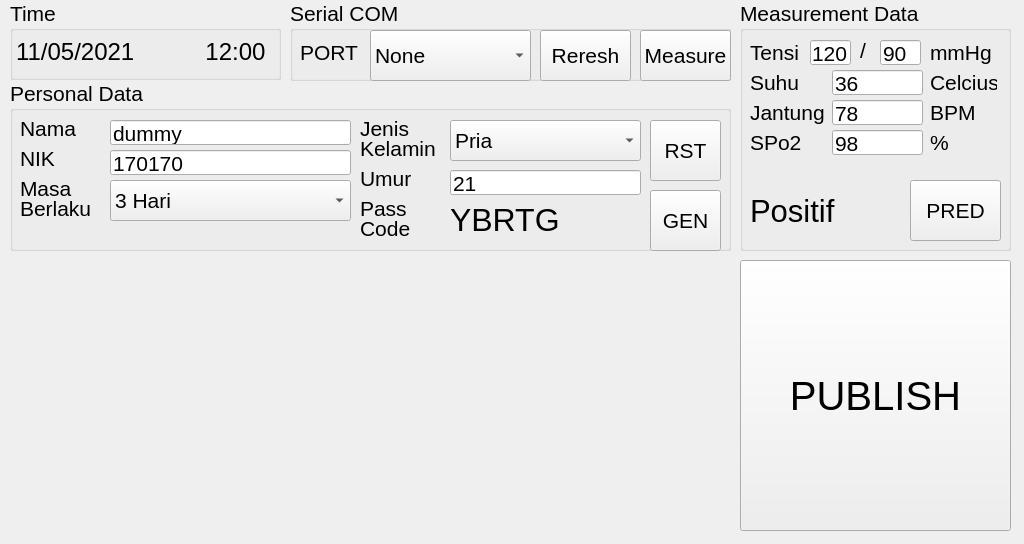
<?xml version="1.0" encoding="UTF-8"?>
<ui version="4.0">
 <class>Form</class>
 <widget class="QWidget" name="Form">
  <property name="geometry">
   <rect>
    <x>0</x>
    <y>0</y>
    <width>1024</width>
    <height>544</height>
   </rect>
  </property>
  <property name="windowTitle">
   <string>Form</string>
  </property>
  <widget class="QGroupBox" name="groupBox">
   <property name="geometry">
    <rect>
     <x>10</x>
     <y>80</y>
     <width>721</width>
     <height>171</height>
    </rect>
   </property>
   <property name="font">
    <font>
     <pointsize>16</pointsize>
    </font>
   </property>
   <property name="title">
    <string>Personal Data</string>
   </property>
   <widget class="QLabel" name="label_5">
    <property name="geometry">
     <rect>
      <x>350</x>
      <y>90</y>
      <width>101</width>
      <height>17</height>
     </rect>
    </property>
    <property name="text">
     <string>Umur</string>
    </property>
   </widget>
   <widget class="QLabel" name="label_2">
    <property name="geometry">
     <rect>
      <x>10</x>
      <y>70</y>
      <width>51</width>
      <height>17</height>
     </rect>
    </property>
    <property name="text">
     <string>NIK</string>
    </property>
   </widget>
   <widget class="QLabel" name="lbl_pw">
    <property name="geometry">
     <rect>
      <x>440</x>
      <y>125</y>
      <width>191</width>
      <height>30</height>
     </rect>
    </property>
    <property name="font">
     <font>
      <pointsize>24</pointsize>
     </font>
    </property>
    <property name="text">
     <string>YBRTG</string>
    </property>
   </widget>
   <widget class="QLabel" name="label_3">
    <property name="geometry">
     <rect>
      <x>350</x>
      <y>40</y>
      <width>101</width>
      <height>17</height>
     </rect>
    </property>
    <property name="text">
     <string>Jenis</string>
    </property>
   </widget>
   <widget class="QLabel" name="label_4">
    <property name="geometry">
     <rect>
      <x>10</x>
      <y>100</y>
      <width>101</width>
      <height>17</height>
     </rect>
    </property>
    <property name="text">
     <string>Masa</string>
    </property>
   </widget>
   <widget class="QLabel" name="label">
    <property name="geometry">
     <rect>
      <x>10</x>
      <y>40</y>
      <width>61</width>
      <height>17</height>
     </rect>
    </property>
    <property name="text">
     <string>Nama</string>
    </property>
   </widget>
   <widget class="QPushButton" name="btn_generate">
    <property name="geometry">
     <rect>
      <x>640</x>
      <y>110</y>
      <width>71</width>
      <height>61</height>
     </rect>
    </property>
    <property name="text">
     <string>GEN</string>
    </property>
   </widget>
   <widget class="QLineEdit" name="in_nama">
    <property name="geometry">
     <rect>
      <x>100</x>
      <y>40</y>
      <width>241</width>
      <height>25</height>
     </rect>
    </property>
    <property name="text">
     <string>dummy</string>
    </property>
   </widget>
   <widget class="QLineEdit" name="in_nik">
    <property name="geometry">
     <rect>
      <x>100</x>
      <y>70</y>
      <width>241</width>
      <height>25</height>
     </rect>
    </property>
    <property name="text">
     <string>170170</string>
    </property>
   </widget>
   <widget class="QLabel" name="label_11">
    <property name="geometry">
     <rect>
      <x>350</x>
      <y>60</y>
      <width>101</width>
      <height>17</height>
     </rect>
    </property>
    <property name="text">
     <string>Kelamin</string>
    </property>
   </widget>
   <widget class="QLabel" name="label_12">
    <property name="geometry">
     <rect>
      <x>10</x>
      <y>120</y>
      <width>101</width>
      <height>17</height>
     </rect>
    </property>
    <property name="text">
     <string>Berlaku</string>
    </property>
   </widget>
   <widget class="QComboBox" name="cb_masaberlaku">
    <property name="geometry">
     <rect>
      <x>100</x>
      <y>100</y>
      <width>241</width>
      <height>41</height>
     </rect>
    </property>
    <property name="currentIndex">
     <number>2</number>
    </property>
    <item>
     <property name="text">
      <string>1 Hari</string>
     </property>
    </item>
    <item>
     <property name="text">
      <string>2 Hari</string>
     </property>
    </item>
    <item>
     <property name="text">
      <string>3 Hari</string>
     </property>
    </item>
    <item>
     <property name="text">
      <string>4 Hari</string>
     </property>
    </item>
    <item>
     <property name="text">
      <string>5 Hari</string>
     </property>
    </item>
    <item>
     <property name="text">
      <string>6 Hari</string>
     </property>
    </item>
    <item>
     <property name="text">
      <string>7 Hari</string>
     </property>
    </item>
   </widget>
   <widget class="QComboBox" name="cb_kelamin">
    <property name="geometry">
     <rect>
      <x>440</x>
      <y>40</y>
      <width>191</width>
      <height>41</height>
     </rect>
    </property>
    <item>
     <property name="text">
      <string>Pria</string>
     </property>
    </item>
    <item>
     <property name="text">
      <string>Wanita</string>
     </property>
    </item>
   </widget>
   <widget class="QLineEdit" name="in_umur">
    <property name="geometry">
     <rect>
      <x>440</x>
      <y>90</y>
      <width>191</width>
      <height>25</height>
     </rect>
    </property>
    <property name="text">
     <string>21</string>
    </property>
   </widget>
   <widget class="QLabel" name="label_13">
    <property name="geometry">
     <rect>
      <x>350</x>
      <y>120</y>
      <width>101</width>
      <height>17</height>
     </rect>
    </property>
    <property name="text">
     <string>Pass</string>
    </property>
   </widget>
   <widget class="QLabel" name="label_14">
    <property name="geometry">
     <rect>
      <x>350</x>
      <y>140</y>
      <width>101</width>
      <height>17</height>
     </rect>
    </property>
    <property name="text">
     <string>Code</string>
    </property>
   </widget>
   <widget class="QPushButton" name="btn_generate_2">
    <property name="geometry">
     <rect>
      <x>640</x>
      <y>40</y>
      <width>71</width>
      <height>61</height>
     </rect>
    </property>
    <property name="text">
     <string>RST</string>
    </property>
   </widget>
  </widget>
  <widget class="QGroupBox" name="groupBox_2">
   <property name="geometry">
    <rect>
     <x>740</x>
     <y>0</y>
     <width>271</width>
     <height>251</height>
    </rect>
   </property>
   <property name="font">
    <font>
     <pointsize>16</pointsize>
    </font>
   </property>
   <property name="title">
    <string>Measurement Data</string>
   </property>
   <widget class="QLabel" name="label_10">
    <property name="geometry">
     <rect>
      <x>120</x>
      <y>40</y>
      <width>16</width>
      <height>20</height>
     </rect>
    </property>
    <property name="text">
     <string>/</string>
    </property>
   </widget>
   <widget class="QLineEdit" name="lbl_dias">
    <property name="geometry">
     <rect>
      <x>140</x>
      <y>40</y>
      <width>41</width>
      <height>25</height>
     </rect>
    </property>
    <property name="text">
     <string>90</string>
    </property>
   </widget>
   <widget class="QLineEdit" name="lbl_sys">
    <property name="geometry">
     <rect>
      <x>70</x>
      <y>40</y>
      <width>41</width>
      <height>25</height>
     </rect>
    </property>
    <property name="text">
     <string>120</string>
    </property>
   </widget>
   <widget class="QLineEdit" name="lbl_suhu">
    <property name="geometry">
     <rect>
      <x>92</x>
      <y>70</y>
      <width>91</width>
      <height>25</height>
     </rect>
    </property>
    <property name="text">
     <string>36</string>
    </property>
   </widget>
   <widget class="QLineEdit" name="lbl_bpm">
    <property name="geometry">
     <rect>
      <x>92</x>
      <y>100</y>
      <width>91</width>
      <height>25</height>
     </rect>
    </property>
    <property name="text">
     <string>78</string>
    </property>
   </widget>
   <widget class="QLineEdit" name="lbl_spo2">
    <property name="geometry">
     <rect>
      <x>92</x>
      <y>130</y>
      <width>91</width>
      <height>25</height>
     </rect>
    </property>
    <property name="text">
     <string>98</string>
    </property>
   </widget>
   <widget class="QLabel" name="label_6">
    <property name="geometry">
     <rect>
      <x>190</x>
      <y>40</y>
      <width>67</width>
      <height>31</height>
     </rect>
    </property>
    <property name="text">
     <string>mmHg</string>
    </property>
    <property name="alignment">
     <set>Qt::AlignLeading|Qt::AlignLeft|Qt::AlignTop</set>
    </property>
   </widget>
   <widget class="QLabel" name="label_15">
    <property name="geometry">
     <rect>
      <x>190</x>
      <y>70</y>
      <width>67</width>
      <height>31</height>
     </rect>
    </property>
    <property name="text">
     <string>Celcius</string>
    </property>
    <property name="alignment">
     <set>Qt::AlignLeading|Qt::AlignLeft|Qt::AlignTop</set>
    </property>
   </widget>
   <widget class="QLabel" name="label_16">
    <property name="geometry">
     <rect>
      <x>190</x>
      <y>100</y>
      <width>67</width>
      <height>31</height>
     </rect>
    </property>
    <property name="text">
     <string>BPM</string>
    </property>
    <property name="alignment">
     <set>Qt::AlignLeading|Qt::AlignLeft|Qt::AlignTop</set>
    </property>
   </widget>
   <widget class="QLabel" name="label_17">
    <property name="geometry">
     <rect>
      <x>190</x>
      <y>130</y>
      <width>67</width>
      <height>31</height>
     </rect>
    </property>
    <property name="text">
     <string>%</string>
    </property>
    <property name="alignment">
     <set>Qt::AlignLeading|Qt::AlignLeft|Qt::AlignTop</set>
    </property>
   </widget>
   <widget class="QLabel" name="label_7">
    <property name="geometry">
     <rect>
      <x>10</x>
      <y>40</y>
      <width>67</width>
      <height>31</height>
     </rect>
    </property>
    <property name="text">
     <string>Tensi</string>
    </property>
    <property name="alignment">
     <set>Qt::AlignLeading|Qt::AlignLeft|Qt::AlignTop</set>
    </property>
   </widget>
   <widget class="QLabel" name="label_18">
    <property name="geometry">
     <rect>
      <x>10</x>
      <y>70</y>
      <width>67</width>
      <height>31</height>
     </rect>
    </property>
    <property name="text">
     <string>Suhu</string>
    </property>
    <property name="alignment">
     <set>Qt::AlignLeading|Qt::AlignLeft|Qt::AlignTop</set>
    </property>
   </widget>
   <widget class="QLabel" name="label_19">
    <property name="geometry">
     <rect>
      <x>10</x>
      <y>100</y>
      <width>81</width>
      <height>31</height>
     </rect>
    </property>
    <property name="text">
     <string>Jantung</string>
    </property>
    <property name="alignment">
     <set>Qt::AlignLeading|Qt::AlignLeft|Qt::AlignTop</set>
    </property>
   </widget>
   <widget class="QLabel" name="label_20">
    <property name="geometry">
     <rect>
      <x>10</x>
      <y>130</y>
      <width>67</width>
      <height>31</height>
     </rect>
    </property>
    <property name="text">
     <string>SPo2</string>
    </property>
    <property name="alignment">
     <set>Qt::AlignLeading|Qt::AlignLeft|Qt::AlignTop</set>
    </property>
   </widget>
   <widget class="QLabel" name="lbl_kategori">
    <property name="geometry">
     <rect>
      <x>10</x>
      <y>190</y>
      <width>121</width>
      <height>41</height>
     </rect>
    </property>
    <property name="font">
     <font>
      <pointsize>23</pointsize>
     </font>
    </property>
    <property name="text">
     <string>Positif</string>
    </property>
   </widget>
   <widget class="QPushButton" name="btn_predict">
    <property name="geometry">
     <rect>
      <x>170</x>
      <y>180</y>
      <width>91</width>
      <height>61</height>
     </rect>
    </property>
    <property name="text">
     <string>PRED</string>
    </property>
   </widget>
  </widget>
  <widget class="QGroupBox" name="groupBox_3">
   <property name="geometry">
    <rect>
     <x>290</x>
     <y>0</y>
     <width>441</width>
     <height>81</height>
    </rect>
   </property>
   <property name="font">
    <font>
     <pointsize>16</pointsize>
    </font>
   </property>
   <property name="title">
    <string>Serial COM</string>
   </property>
   <widget class="QComboBox" name="cb_serial">
    <property name="geometry">
     <rect>
      <x>80</x>
      <y>30</y>
      <width>161</width>
      <height>51</height>
     </rect>
    </property>
    <item>
     <property name="text">
      <string>None</string>
     </property>
    </item>
   </widget>
   <widget class="QPushButton" name="btn_refresh">
    <property name="geometry">
     <rect>
      <x>250</x>
      <y>30</y>
      <width>91</width>
      <height>51</height>
     </rect>
    </property>
    <property name="text">
     <string>Reresh</string>
    </property>
   </widget>
   <widget class="QPushButton" name="btn_measure">
    <property name="geometry">
     <rect>
      <x>350</x>
      <y>30</y>
      <width>91</width>
      <height>51</height>
     </rect>
    </property>
    <property name="text">
     <string>Measure</string>
    </property>
   </widget>
   <widget class="QLabel" name="lbl_kategori_2">
    <property name="geometry">
     <rect>
      <x>10</x>
      <y>44</y>
      <width>81</width>
      <height>17</height>
     </rect>
    </property>
    <property name="text">
     <string>PORT</string>
    </property>
   </widget>
  </widget>
  <widget class="QGroupBox" name="groupBox_4">
   <property name="geometry">
    <rect>
     <x>10</x>
     <y>0</y>
     <width>271</width>
     <height>80</height>
    </rect>
   </property>
   <property name="font">
    <font>
     <pointsize>16</pointsize>
    </font>
   </property>
   <property name="title">
    <string>Time</string>
   </property>
   <widget class="QLabel" name="lbl_time">
    <property name="geometry">
     <rect>
      <x>6</x>
      <y>16</y>
      <width>161</width>
      <height>71</height>
     </rect>
    </property>
    <property name="font">
     <font>
      <pointsize>18</pointsize>
     </font>
    </property>
    <property name="text">
     <string>11/05/2021</string>
    </property>
   </widget>
   <widget class="QLabel" name="lbl_jam">
    <property name="geometry">
     <rect>
      <x>180</x>
      <y>11</y>
      <width>91</width>
      <height>81</height>
     </rect>
    </property>
    <property name="font">
     <font>
      <pointsize>18</pointsize>
     </font>
    </property>
    <property name="text">
     <string>12:00</string>
    </property>
    <property name="alignment">
     <set>Qt::AlignCenter</set>
    </property>
   </widget>
  </widget>
  <widget class="QPushButton" name="btn_validation">
   <property name="geometry">
    <rect>
     <x>740</x>
     <y>260</y>
     <width>271</width>
     <height>271</height>
    </rect>
   </property>
   <property name="font">
    <font>
     <pointsize>30</pointsize>
    </font>
   </property>
   <property name="text">
    <string>PUBLISH</string>
   </property>
  </widget>
  <widget class="QWidget" name="gridLayoutWidget">
   <property name="geometry">
    <rect>
     <x>10</x>
     <y>260</y>
     <width>721</width>
     <height>271</height>
    </rect>
   </property>
   <layout class="QGridLayout" name="keysLayout"/>
  </widget>
 </widget>
 <tabstops>
  <tabstop>in_nama</tabstop>
  <tabstop>btn_validation</tabstop>
  <tabstop>btn_generate</tabstop>
  <tabstop>in_nik</tabstop>
  <tabstop>cb_masaberlaku</tabstop>
  <tabstop>cb_kelamin</tabstop>
  <tabstop>in_umur</tabstop>
  <tabstop>btn_generate_2</tabstop>
  <tabstop>lbl_dias</tabstop>
  <tabstop>lbl_sys</tabstop>
  <tabstop>lbl_suhu</tabstop>
  <tabstop>lbl_bpm</tabstop>
  <tabstop>lbl_spo2</tabstop>
  <tabstop>btn_predict</tabstop>
  <tabstop>cb_serial</tabstop>
  <tabstop>btn_refresh</tabstop>
  <tabstop>btn_measure</tabstop>
 </tabstops>
 <resources/>
 <connections/>
</ui>
